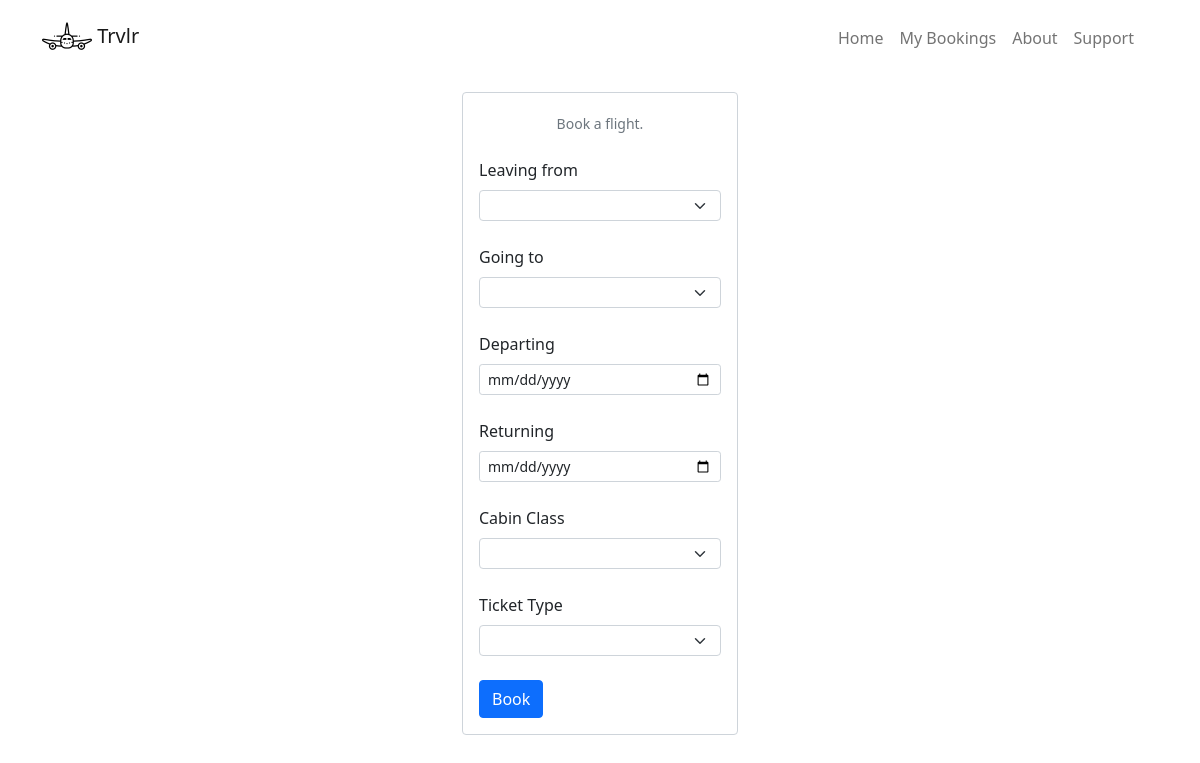
Page /update/71497 on the earlier database version.
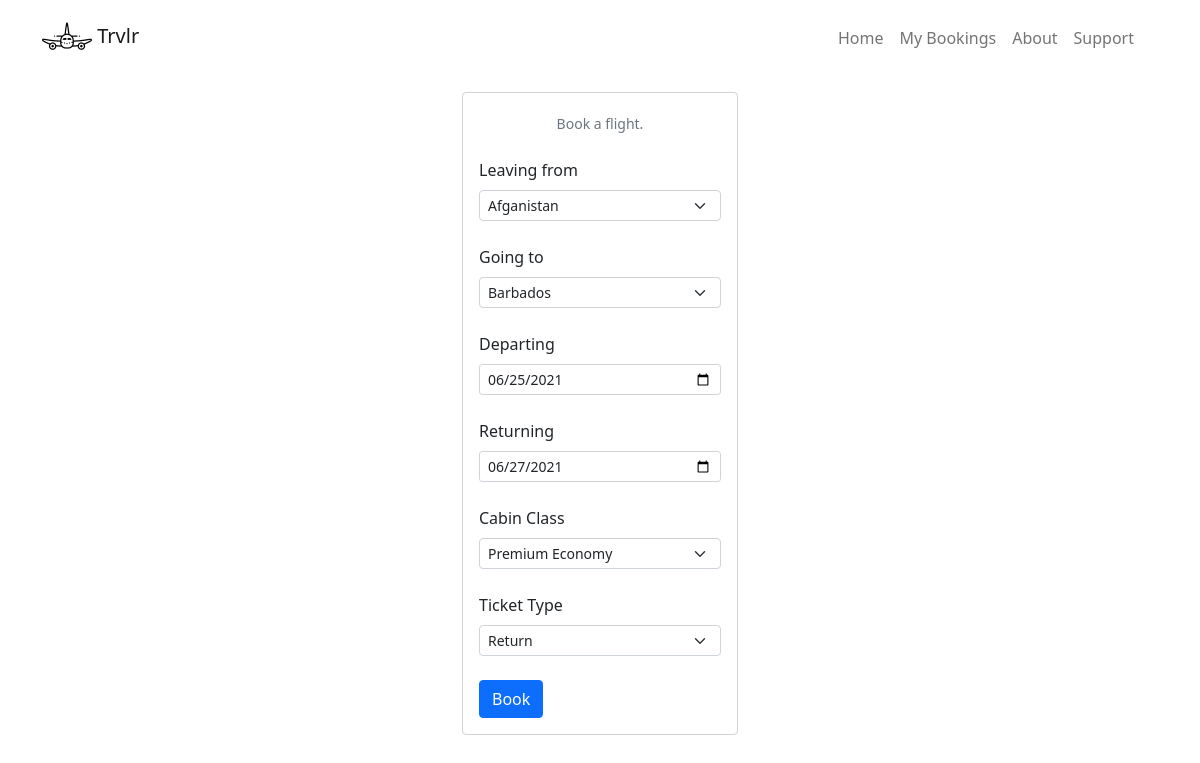
Same page on the later database version.
### app.py (models this page shows, shortened)
class Flights(db.Model):
    id = db.Column(db.Integer, primary_key=True)
    origin = db.Column(db.String(60), nullable=False)
    destination = db.Column(db.String(60), nullable=False)
    departing_date = db.Column(db.Date, default=datetime, nullable=False)
    returning_date = db.Column(db.Date, default=datetime)
    cabin_class = db.Column(db.String(20), nullable=False)
    ticket_type = db.Column(db.String(20), nullable=False)
    passenger = db.Column(db.String(60), nullable=False)

### app.py (the view, shortened to what this page needs)
@app.route('/update/<int:id>', methods=['GET', 'POST'])
def update(id):
    flight = Flights.query.get(id)
    return render_template('update.html', flight=flight, title='Update')

### templates/update.html (shortened to what this page needs)
{% extends 'layout.html' %}
{% block body %}
     <div class="container-fluid">
        <div class="row justify-content-center m-3 t-3">
            <div class="col-12 col-sm-6 col-md-3 position-absolute">
                 <form class="form-control p-3" action="/update/{{flight.id}}" method="post">
                <div class="form-text text-center">Book a flight.</div><br>
                <label  class="form-label" for="">Leaving from</label><br>
                  <select class="form-select form-select-sm" id="origin" name="origin">
                <option value="{{flight.origin}}">{{flight.origin}}</option>
                <option value="Afganistan">Afghanistan</option>
            </select><br>
            <label class="form-label" for="">Going to</label><br>
              <select class="form-select form-select-sm" id="destination" name="destination">
                <option value="{{flight.destination}}">{{flight.destination}}</option>
                <option value="Afganistan">Afghanistan</option>
            </select><br>
            <label for="" class="form-label">Departing</label>
            <input class="form-control form-control-sm" id="departing" name="departing" type="date" value="{{flight.departing_date}}"><br>
            <label for="" class="form-label">Returning</label>
            <input class="form-control form-control-sm date" id="returning" name="returning" type="date" value="{{flight.returning_date}}"><br>
            <label for="" class="form-label">Cabin Class</label>
            <select  class="form-select form-select-sm" name="cabin" id="cabin">
                <option value="{{flight.cabin_class}}">{{flight.cabin_class}}</option>
                <option value="Economy">Economy</option>
            </select><br>
             <label for="" class="form-label">Ticket Type</label>
             <select  class="form-select form-select-sm" name="ticket" id="ticket">
                <option value="{{flight.ticket_type}}">{{flight.ticket_type}}</option>
                <option value="One-way">One-way</option>
             </select><br>
            <button type="submit" class="btn btn-primary">Book</button>
            </form>
            </div>
        </div>
    </div>
{% endblock body %}

Differences in the rows shown:
added Flights: origin "Afganistan", destination "Barbados", departing "06/25/2021", returning "06/27/2021", cabin "Premium Economy", ticket "Return"
